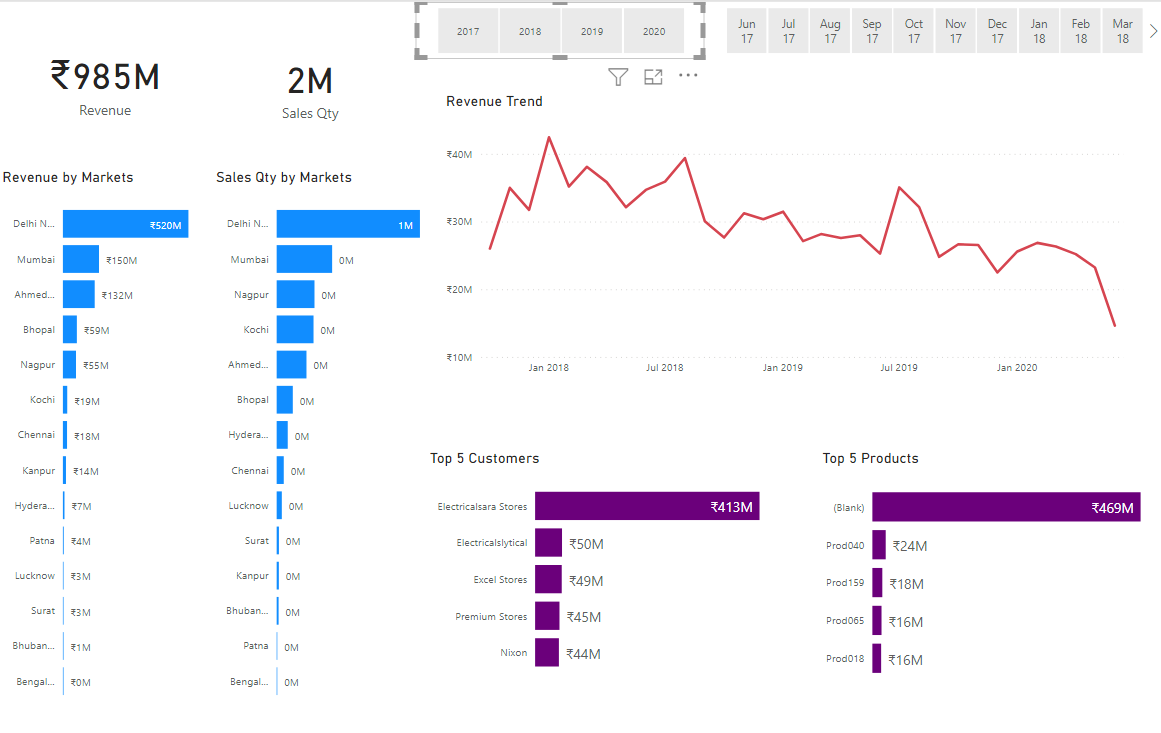
#> input picture power bi(sales insight data anaytics)/key_insight_all.png, 1161 x 733 px
$ python -i 'Photo to sketch.py'   (imports and definitions only)
#> lines starting #> are read from the running program, lines starting #| are printed output that depends on the picture; after the words box and inside, x2 and y2 are one past the last pixel; in counts of white or black regions, pixels touching at a corner belong together
import cv2
import easygui
import numpy as np
import sys
import matplotlib.pyplot as plt
import os
import tkinter as tk
from tkinter import filedialog
from tkinter import *
from PIL import ImageTk, Image

# [4 lines not run here, left out]
# [1 line that did not run here, left out]

def upload():
    ImagePath = easygui.fileopenbox()
    cartoonify(ImagePath)


def cartoonify(ImagePath):
    # Read the image
    original_image = cv2.imread(ImagePath)
#> original_image is the input picture: shape (733, 1161, 3); mean B, G, R 248.7, 244, 244.2
    original_image = cv2.cvtColor(original_image, cv2.COLOR_BGR2RGB)

    # Confirm that the image is chosen
    if original_image is None:
        print("Can not find any image. Choose appropriate file")
        sys.exit()

    # Convert the image to grayscale
    gray_image = cv2.cvtColor(original_image, cv2.COLOR_BGR2GRAY)
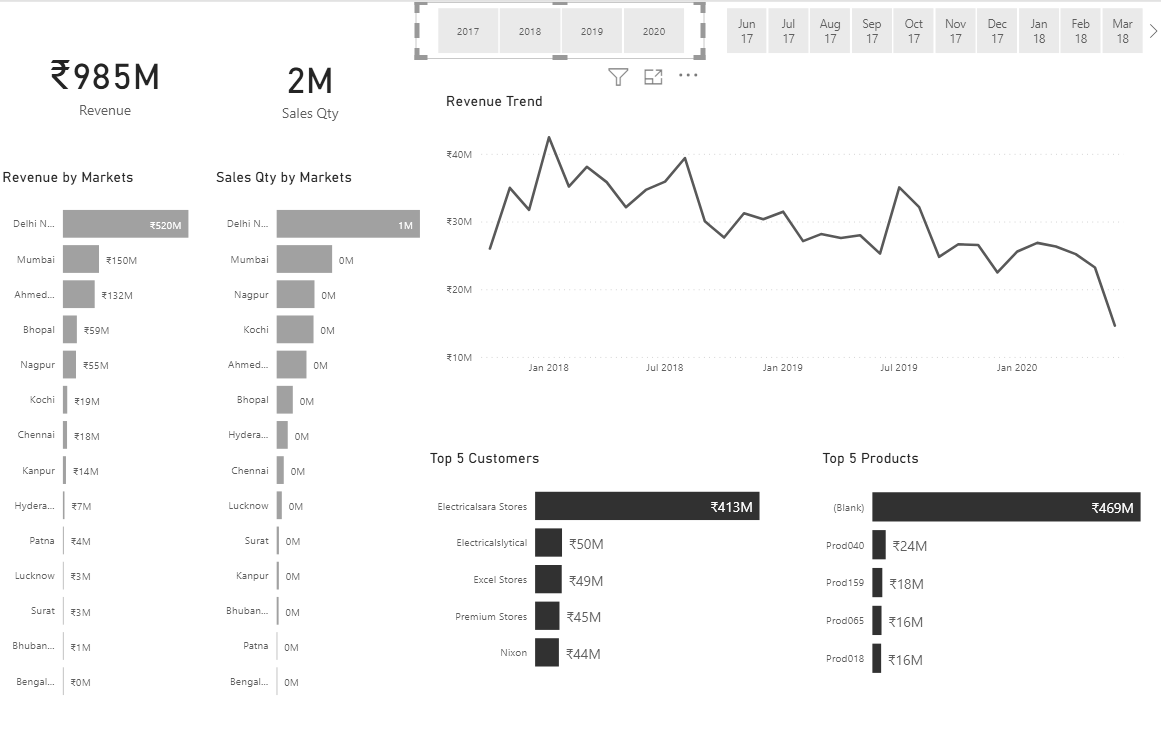
#> gray_image: shape (733, 1161); min 36, max 255, mean 245.4

    # Apply bilateral filter to remove noise while keeping the edges sharp
    smooth_image = cv2.bilateralFilter(original_image, 9, 300, 300)

    # Apply adaptive threshold to obtain edges
    edges = cv2.adaptiveThreshold(gray_image, 255, cv2.ADAPTIVE_THRESH_MEAN_C, cv2.THRESH_BINARY, 9, 9)
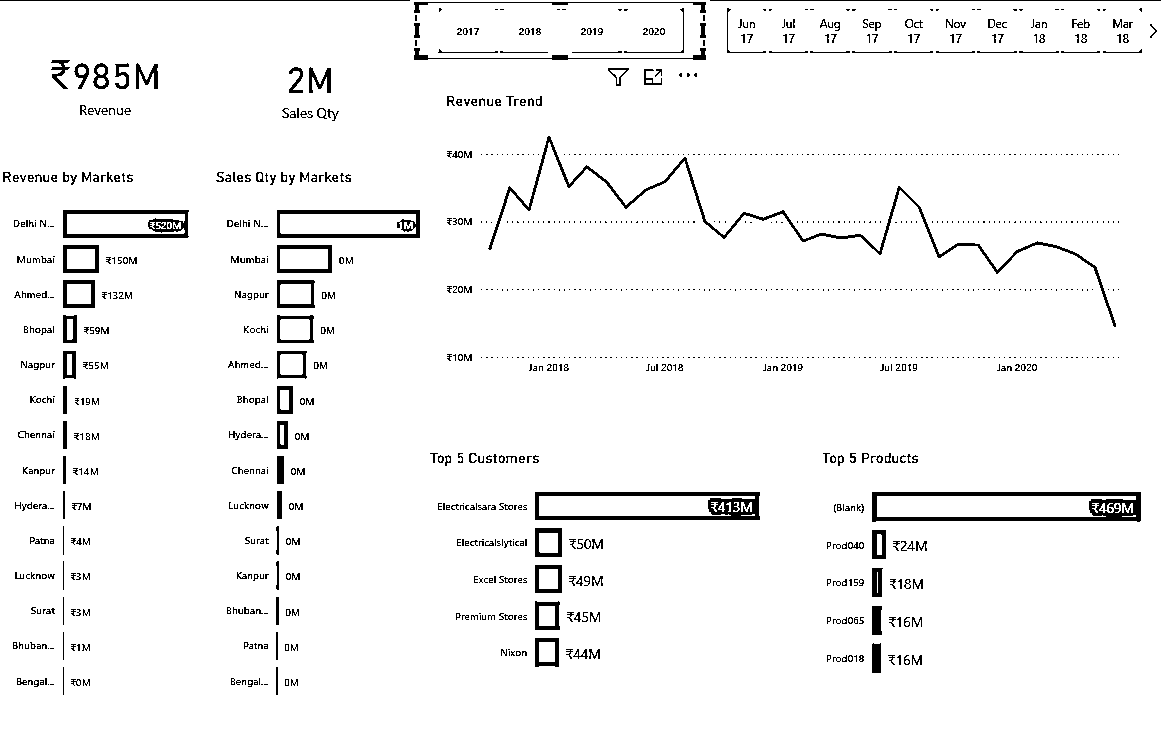
#> edges: shape (733, 1161); 95.8% white; 1151 black regions (843 under 20 px), largest, box (x1, y1, x2, y2) and area: (488, 136, 1116, 327) 2993, (872, 492, 1141, 522) 2908, (535, 492, 760, 520) 2522

    # Combine edges with the smoothed image
    cartoon_image = cv2.bitwise_and(smooth_image, smooth_image, mask=edges)
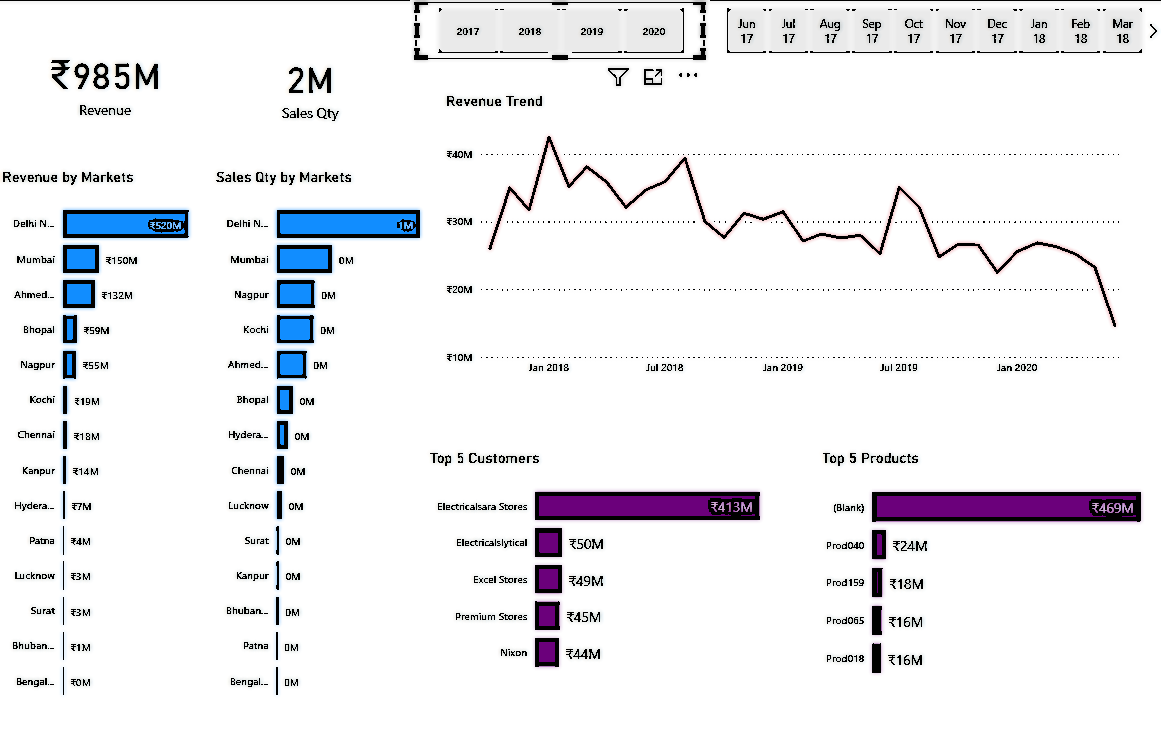
#> cartoon_image: shape (733, 1161, 3); mean R, G, B 238.1, 238.1, 241

    # Display original and cartoonified images
    plt.figure(figsize=(10, 10))

    # Original image
    plt.subplot(1, 2, 1)
    plt.imshow(original_image)
    plt.title('Original Image')
    plt.axis('off')

    # Cartoonified image
    plt.subplot(1, 2, 2)
    plt.imshow(cartoon_image)
    plt.title('Cartoonified Image')
    plt.axis('off')

    plt.show()
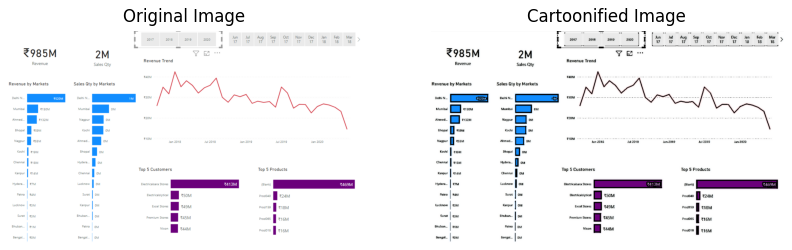
#> figure drawn by matplotlib, 2 panels

    # Save cartoonified image
    save(cartoon_image, ImagePath)


def save(cartoon_image, ImagePath):
    # Saving an image using imwrite()
    newName = "cartoonified_Image"
    path1 = os.path.dirname(ImagePath)
    extension = os.path.splitext(ImagePath)[1]
    path = os.path.join(path1, newName + extension)
    cv2.imwrite(path, cv2.cvtColor(cartoon_image, cv2.COLOR_RGB2BGR))
    I = "Image saved by name " + newName + " at " + path
    tk.messagebox.showinfo(title=None, message=I)


# [1 line that did not run here, left out]
# [4 lines not run here, left out]

>>> result = cartoonify('../power bi(sales insight data anaytics)/key_insight_all.png')
